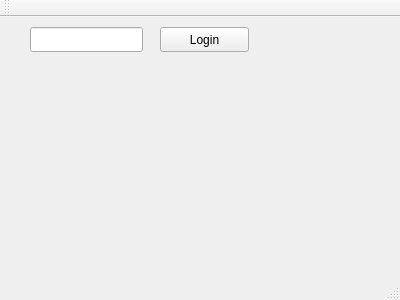
<?xml version="1.0" encoding="UTF-8"?>
<ui version="4.0">
 <class>MainWindow</class>
 <widget class="QMainWindow" name="MainWindow">
  <property name="geometry">
   <rect>
    <x>0</x>
    <y>0</y>
    <width>400</width>
    <height>300</height>
   </rect>
  </property>
  <property name="windowTitle">
   <string>MainWindow</string>
  </property>
  <widget class="QWidget" name="centralWidget">
   <widget class="QLineEdit" name="id_Input">
    <property name="geometry">
     <rect>
      <x>30</x>
      <y>10</y>
      <width>113</width>
      <height>25</height>
     </rect>
    </property>
   </widget>
   <widget class="QPushButton" name="signin">
    <property name="geometry">
     <rect>
      <x>160</x>
      <y>10</y>
      <width>89</width>
      <height>25</height>
     </rect>
    </property>
    <property name="text">
     <string>Login</string>
    </property>
   </widget>
  </widget>
  <widget class="QMenuBar" name="menuBar">
   <property name="geometry">
    <rect>
     <x>0</x>
     <y>0</y>
     <width>400</width>
     <height>22</height>
    </rect>
   </property>
  </widget>
  <widget class="QToolBar" name="mainToolBar">
   <attribute name="toolBarArea">
    <enum>TopToolBarArea</enum>
   </attribute>
   <attribute name="toolBarBreak">
    <bool>false</bool>
   </attribute>
  </widget>
  <widget class="QStatusBar" name="statusBar"/>
 </widget>
 <layoutdefault spacing="6" margin="11"/>
 <resources/>
 <connections/>
</ui>
